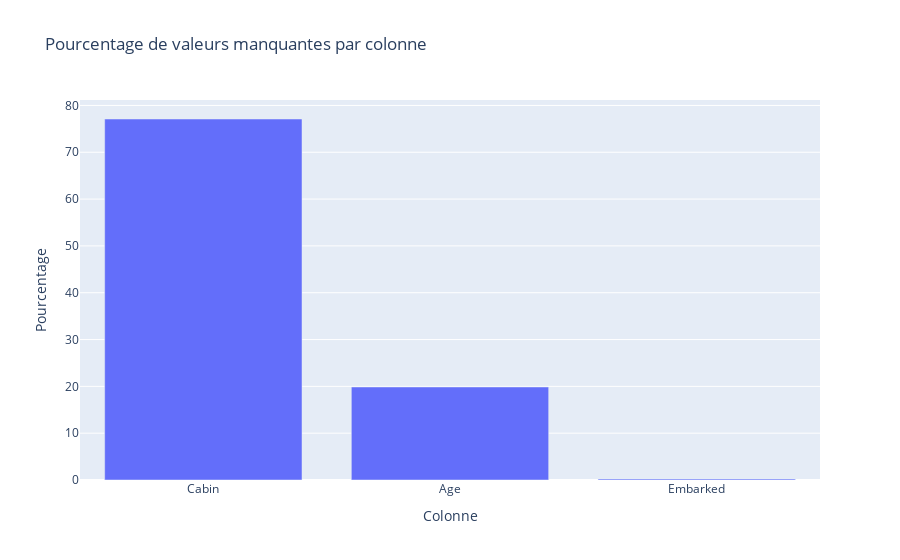

The notebook cell this image was saved under:
### Code cell
#En pourcentage décroissant et en graph:
missing_df = pd.DataFrame({
    'Colonne': missing.index,
    'Valeurs manquantes': missing.values,
    'Pourcentage': (missing.values / len(data)) * 100
})
missing_df = missing_df[missing_df['Valeurs manquantes'] > 0].sort_values(by='Pourcentage', ascending=False)

display(missing_df)

fig = px.bar(missing_df, x='Colonne', y='Pourcentage', title='Pourcentage de valeurs manquantes par colonne', color_continuous_scale='Reds')

fig.show()

### Figure 1 — Plotly figure (JSON) as saved in the notebook; plotly's stock layout.template omitted (floating-point values rounded to 4 significant figures)
{"data": [{"alignmentgroup": "True", "hovertemplate": "Colonne=%{x}<br>Pourcentage=%{y}<extra></extra>", "legendgroup": "", "marker": {"color": "#636efa", "pattern": {"shape": ""}}, "name": "", "offsetgroup": "", "orientation": "v", "showlegend": false, "textposition": "auto", "type": "bar", "x": ["Cabin", "Age", "Embarked"], "xaxis": "x", "y": [77.1, 19.87, 0.2245], "yaxis": "y"}], "layout": {"barmode": "relative", "legend": {"tracegroupgap": 0}, "title": {"text": "Pourcentage de valeurs manquantes par colonne"}, "xaxis": {"anchor": "y", "domain": [0, 1], "title": {"text": "Colonne"}}, "yaxis": {"anchor": "x", "domain": [0, 1], "title": {"text": "Pourcentage"}}}}
